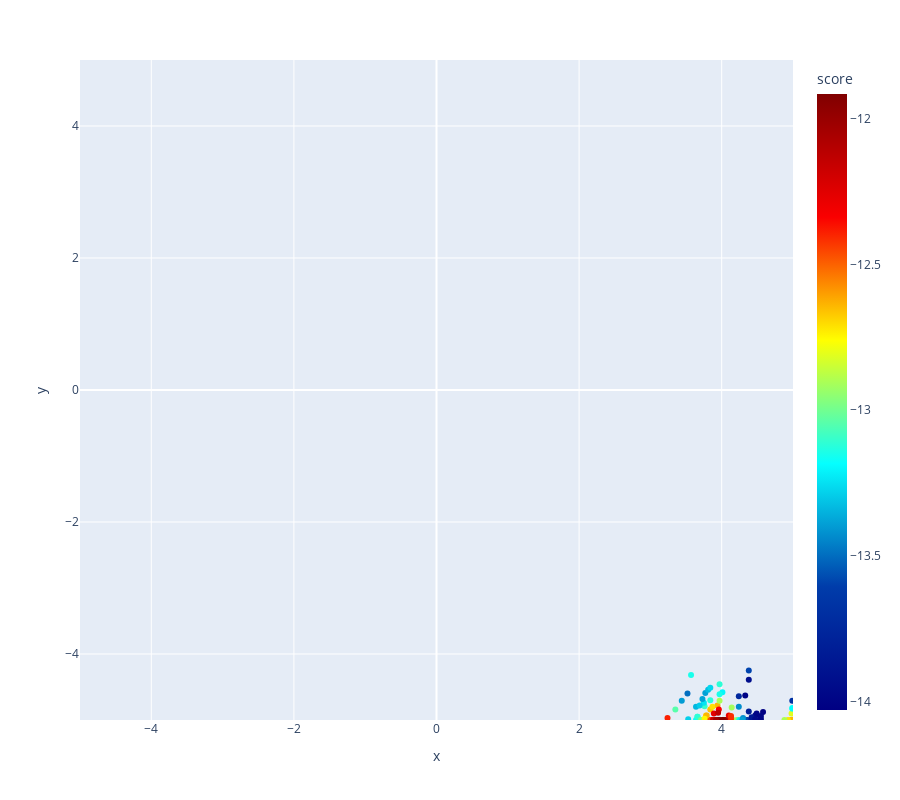

The cell this chart's notebook holds for it:
### Code cell
fig = px.scatter(search_data_ackley_1, x="x", y="y", color="score", color_continuous_scale=color_scale)
fig.update_layout(width=900, height=800, xaxis_range=[-5, 5], yaxis_range=[-5, 5])
fig.show()

### Figure 1 — Plotly figure (JSON) as saved in the notebook; plotly's stock layout.template omitted (floating-point values rounded to 4 significant figures)
{"data": [{"hovertemplate": "x=%{x}<br>y=%{y}<br>score=%{marker.color}<extra></extra>", "legendgroup": "", "marker": {"color": [-12.64, -12.81, -13.13, -12.64, -12.64, -12.72, -12.9, -13.69, -13.18, -12.23, -11.99, -12.91, -12.66, -13.95, -11.96, -12.53, -12.64, -12.71, -13.1, -13.39, -12.92, -14.03, -13.82, -11.96, -11.98, -13.2, -12.41, -12.13, -11.96, -13.15, -13.91, -13.59, -14.0, -12.41, -12.4, -13.33, -13.12, -13.33, -12.91, -12.29, -13.93, -13.33, -12.31, -12.26, -12.09, -12.43, -14.0, -13.15, -13.99, -12.13, -12.34, -12.13, -12.13, -13.1, -13.69, -13.99, -12.97, -13.53, -12.71, -11.92, -12.68, -13.1, -12.46, -11.94, -13.86, -13.22, -13.18, -13.24, -13.34, -12.85, -12.42, -12.39, -13.44, -13.11, -13.12, -14.0, -13.11, -11.98, -13.96, -13.4, -12.64, -12.17, -13.57, -13.04, -13.27, -13.5, -13.43, -12.81, -13.75, -13.29, -11.92, -11.93, -12.97, -13.38, -12.17, -13.42, -12.75, -13.38, -12.02, -13.28], "coloraxis": "coloraxis", "symbol": "circle"}, "mode": "markers", "name": "", "orientation": "v", "showlegend": false, "type": "scatter", "x": [4.99, 4.98, 4.99, 4.99, 4.97, 4.93, 4.88, 4.99, 4.99, 4.1, 3.93, 4.14, 3.84, 4.47, 4.03, 4.15, 3.94, 3.87, 4.24, 3.77, 4.21, 4.58, 4.38, 3.94, 4.04, 4.01, 3.83, 4.08, 4.03, 3.57, 4.44, 4.38, 4.55, 3.83, 4.13, 3.81, 3.97, 4.28, 3.97, 4.1, 4.38, 4.28, 3.85, 3.89, 3.9, 4.13, 4.49, 3.97, 4.54, 3.89, 3.96, 3.89, 3.95, 3.76, 4.36, 4.55, 3.71, 4.32, 3.77, 3.97, 3.78, 4.24, 3.82, 4.02, 4.42, 4.26, 3.64, 3.75, 3.64, 3.74, 4.13, 3.24, 4.3, 3.66, 3.84, 4.33, 3.66, 4.04, 4.47, 3.44, 3.79, 3.88, 4.33, 3.35, 3.84, 3.52, 4.24, 3.75, 4.24, 3.69, 4.01, 3.96, 3.71, 3.73, 3.88, 4.3, 3.76, 4.29, 3.92, 3.53], "xaxis": "x", "y": [-5, -4.9, -4.83, -5, -5, -5, -5, -4.71, -4.82, -5, -5, -4.81, -4.84, -4.93, -5, -5, -4.78, -4.8, -5, -4.59, -5, -4.88, -4.87, -5, -5, -4.58, -5, -5, -5, -4.32, -5, -4.25, -4.99, -5, -5, -4.54, -4.46, -5, -4.71, -4.93, -4.39, -5, -5, -4.9, -5, -4.94, -4.9, -4.61, -4.97, -5, -4.84, -5, -4.89, -4.79, -5, -4.94, -5, -5, -5, -5, -4.93, -5, -5, -5, -4.96, -5, -5, -4.74, -4.8, -5, -4.95, -4.97, -5, -4.95, -4.7, -4.63, -4.95, -5, -4.99, -4.71, -4.93, -5, -5, -4.84, -4.51, -4.6, -4.8, -5, -4.64, -4.78, -5, -5, -5, -4.68, -5, -4.97, -4.98, -5, -5, -4.99], "yaxis": "y"}], "layout": {"coloraxis": {"colorbar": {"title": {"text": "score"}}, "colorscale": [[0, "rgb(0,0,131)"], [0.2, "rgb(0,60,170)"], [0.4, "rgb(5,255,255)"], [0.6, "rgb(255,255,0)"], [0.8, "rgb(250,0,0)"], [1, "rgb(128,0,0)"]]}, "height": 800, "legend": {"tracegroupgap": 0}, "margin": {"t": 60}, "width": 900, "xaxis": {"anchor": "y", "domain": [0, 1], "range": [-5, 5], "title": {"text": "x"}}, "yaxis": {"anchor": "x", "domain": [0, 1], "range": [-5, 5], "title": {"text": "y"}}}}
